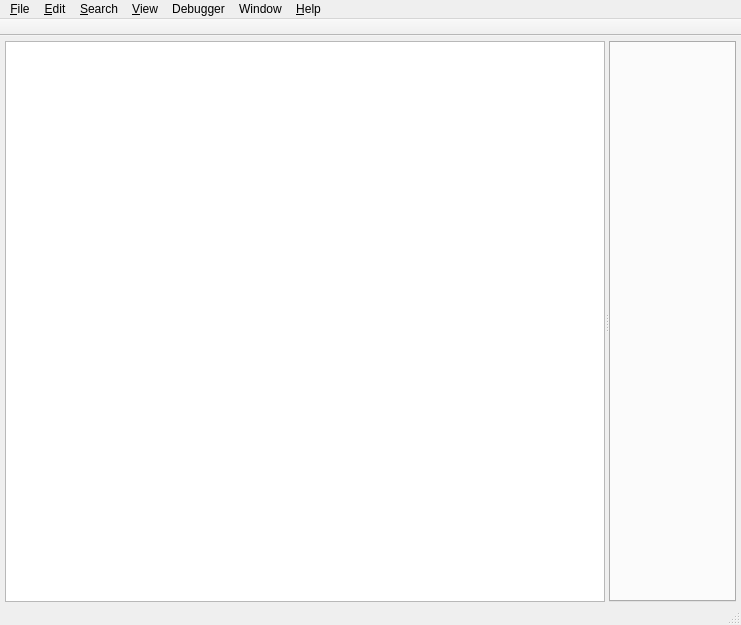
<?xml version="1.0" encoding="UTF-8"?>
<ui version="4.0">
 <class>MainWindow</class>
 <widget class="QMainWindow" name="MainWindow">
  <property name="geometry">
   <rect>
    <x>0</x>
    <y>0</y>
    <width>741</width>
    <height>625</height>
   </rect>
  </property>
  <property name="minimumSize">
   <size>
    <width>500</width>
    <height>500</height>
   </size>
  </property>
  <property name="windowTitle">
   <string>Dexpire | Interactive Dex Disassembler</string>
  </property>
  <property name="windowIcon">
   <iconset resource="icons.qrc">
    <normaloff>:/icons/icon.png</normaloff>:/icons/icon.png</iconset>
  </property>
  <property name="statusTip">
   <string/>
  </property>
  <widget class="QWidget" name="centralWidget">
   <widget class="QSplitter" name="splitter">
    <property name="geometry">
     <rect>
      <x>5</x>
      <y>5</y>
      <width>731</width>
      <height>561</height>
     </rect>
    </property>
    <property name="orientation">
     <enum>Qt::Horizontal</enum>
    </property>
    <property name="handleWidth">
     <number>4</number>
    </property>
    <widget class="QTreeView" name="treeView">
     <property name="sizePolicy">
      <sizepolicy hsizetype="Preferred" vsizetype="Preferred">
       <horstretch>0</horstretch>
       <verstretch>0</verstretch>
      </sizepolicy>
     </property>
     <property name="frameShape">
      <enum>QFrame::StyledPanel</enum>
     </property>
     <property name="frameShadow">
      <enum>QFrame::Plain</enum>
     </property>
    </widget>
    <widget class="QTabWidget" name="tabWidget">
     <property name="minimumSize">
      <size>
       <width>0</width>
       <height>0</height>
      </size>
     </property>
     <property name="tabShape">
      <enum>QTabWidget::Rounded</enum>
     </property>
     <property name="currentIndex">
      <number>-1</number>
     </property>
     <property name="iconSize">
      <size>
       <width>10</width>
       <height>10</height>
      </size>
     </property>
     <property name="usesScrollButtons">
      <bool>true</bool>
     </property>
     <property name="tabsClosable">
      <bool>true</bool>
     </property>
     <property name="movable">
      <bool>true</bool>
     </property>
    </widget>
   </widget>
  </widget>
  <widget class="QMenuBar" name="menuBar">
   <property name="geometry">
    <rect>
     <x>0</x>
     <y>0</y>
     <width>741</width>
     <height>21</height>
    </rect>
   </property>
   <widget class="QMenu" name="menuFile">
    <property name="title">
     <string>&amp;File</string>
    </property>
    <widget class="QMenu" name="menuExport_As">
     <property name="enabled">
      <bool>false</bool>
     </property>
     <property name="title">
      <string>Export As</string>
     </property>
     <property name="icon">
      <iconset resource="icons.qrc">
       <normaloff>:/icons/export.png</normaloff>:/icons/export.png</iconset>
     </property>
     <addaction name="actionEclipse_Project"/>
     <addaction name="actionIntelliJ_IDEA_Project"/>
    </widget>
    <addaction name="actionOpen"/>
    <addaction name="separator"/>
    <addaction name="actionSave_Class"/>
    <addaction name="actionSave_All"/>
    <addaction name="menuExport_As"/>
    <addaction name="separator"/>
    <addaction name="actionQuit"/>
   </widget>
   <widget class="QMenu" name="menuEdit">
    <property name="title">
     <string>&amp;Edit</string>
    </property>
   </widget>
   <widget class="QMenu" name="menuSearch">
    <property name="title">
     <string>&amp;Search</string>
    </property>
   </widget>
   <widget class="QMenu" name="menuHelp">
    <property name="title">
     <string>&amp;Help</string>
    </property>
    <addaction name="actionUser_Manual"/>
    <addaction name="separator"/>
    <addaction name="actionAbout"/>
   </widget>
   <widget class="QMenu" name="menuView">
    <property name="title">
     <string>&amp;View</string>
    </property>
    <widget class="QMenu" name="menuDex_Structure">
     <property name="title">
      <string>Dex Structure</string>
     </property>
     <property name="icon">
      <iconset resource="icons.qrc">
       <normaloff>:/icons/dex.png</normaloff>:/icons/dex.png</iconset>
     </property>
     <addaction name="actionStructure_Map"/>
     <addaction name="actionDex_Disassembly"/>
     <addaction name="actionJava_Source"/>
     <addaction name="separator"/>
     <addaction name="actionStrings_Table"/>
     <addaction name="actionTypes_Table"/>
     <addaction name="actionMethods_Table"/>
     <addaction name="actionFields_Table"/>
    </widget>
    <widget class="QMenu" name="menuAPK_Structure">
     <property name="title">
      <string>APK Structure</string>
     </property>
     <property name="icon">
      <iconset resource="icons.qrc">
       <normaloff>:/icons/package_obj.png</normaloff>:/icons/package_obj.png</iconset>
     </property>
     <addaction name="actionAndroid_Manifest"/>
     <addaction name="actionResources"/>
     <addaction name="actionCertificates"/>
    </widget>
    <addaction name="menuAPK_Structure"/>
    <addaction name="menuDex_Structure"/>
   </widget>
   <widget class="QMenu" name="menuDebugger">
    <property name="title">
     <string>Debugger</string>
    </property>
   </widget>
   <widget class="QMenu" name="menuWindow">
    <property name="title">
     <string>Window</string>
    </property>
   </widget>
   <addaction name="menuFile"/>
   <addaction name="menuEdit"/>
   <addaction name="menuSearch"/>
   <addaction name="menuView"/>
   <addaction name="menuDebugger"/>
   <addaction name="menuWindow"/>
   <addaction name="menuHelp"/>
  </widget>
  <widget class="QToolBar" name="mainToolBar">
   <property name="maximumSize">
    <size>
     <width>16777215</width>
     <height>36</height>
    </size>
   </property>
   <property name="windowTitle">
    <string/>
   </property>
   <property name="movable">
    <bool>false</bool>
   </property>
   <property name="allowedAreas">
    <set>Qt::NoToolBarArea</set>
   </property>
   <property name="floatable">
    <bool>false</bool>
   </property>
   <attribute name="toolBarArea">
    <enum>TopToolBarArea</enum>
   </attribute>
   <attribute name="toolBarBreak">
    <bool>false</bool>
   </attribute>
  </widget>
  <widget class="QStatusBar" name="statusBar"/>
  <action name="actionUser_Manual">
   <property name="text">
    <string>User Manual</string>
   </property>
  </action>
  <action name="actionAbout">
   <property name="text">
    <string>About</string>
   </property>
  </action>
  <action name="actionOpen">
   <property name="icon">
    <iconset resource="icons.qrc">
     <normaloff>:/icons/document-open-folder.png</normaloff>:/icons/document-open-folder.png</iconset>
   </property>
   <property name="text">
    <string>Open</string>
   </property>
   <property name="shortcut">
    <string>Ctrl+O</string>
   </property>
  </action>
  <action name="actionSave_Class">
   <property name="icon">
    <iconset resource="icons.qrc">
     <normaloff>:/icons/save.png</normaloff>:/icons/save.png</iconset>
   </property>
   <property name="text">
    <string>Save Class</string>
   </property>
   <property name="shortcut">
    <string>Ctrl+S</string>
   </property>
  </action>
  <action name="actionSave_All">
   <property name="icon">
    <iconset resource="icons.qrc">
     <normaloff>:/icons/save-all.png</normaloff>:/icons/save-all.png</iconset>
   </property>
   <property name="text">
    <string>Save All</string>
   </property>
   <property name="shortcut">
    <string>Ctrl+Shift+S</string>
   </property>
  </action>
  <action name="actionQuit">
   <property name="icon">
    <iconset resource="icons.qrc">
     <normaloff>:/icons/close.png</normaloff>:/icons/close.png</iconset>
   </property>
   <property name="text">
    <string>Quit</string>
   </property>
   <property name="shortcut">
    <string>Ctrl+Q</string>
   </property>
  </action>
  <action name="actionEclipse_Project">
   <property name="icon">
    <iconset resource="icons.qrc">
     <normaloff>:/icons/eclipse.png</normaloff>:/icons/eclipse.png</iconset>
   </property>
   <property name="text">
    <string>Eclipse Project</string>
   </property>
  </action>
  <action name="actionIntelliJ_IDEA_Project">
   <property name="icon">
    <iconset resource="icons.qrc">
     <normaloff>:/icons/intellij.png</normaloff>:/icons/intellij.png</iconset>
   </property>
   <property name="text">
    <string>IntelliJ IDEA Project</string>
   </property>
  </action>
  <action name="actionDex_Disassembly">
   <property name="text">
    <string>Dex Disassembly</string>
   </property>
   <property name="shortcut">
    <string>Ctrl+2</string>
   </property>
  </action>
  <action name="actionResources">
   <property name="text">
    <string>Resources</string>
   </property>
   <property name="shortcut">
    <string>Ctrl+Shift+@</string>
   </property>
  </action>
  <action name="actionStructure_Map">
   <property name="text">
    <string>Class Structure</string>
   </property>
   <property name="shortcut">
    <string>Ctrl+1</string>
   </property>
  </action>
  <action name="actionStrings_Table">
   <property name="text">
    <string>Strings Table</string>
   </property>
   <property name="shortcut">
    <string>Ctrl+4</string>
   </property>
  </action>
  <action name="actionTypes_Table">
   <property name="text">
    <string>Types Table</string>
   </property>
   <property name="shortcut">
    <string>Ctrl+5</string>
   </property>
  </action>
  <action name="actionMethods_Table">
   <property name="text">
    <string>Methods Table</string>
   </property>
   <property name="shortcut">
    <string>Ctrl+6</string>
   </property>
  </action>
  <action name="actionFields_Table">
   <property name="text">
    <string>Fields Table</string>
   </property>
   <property name="shortcut">
    <string>Ctrl+7</string>
   </property>
  </action>
  <action name="actionJava_Source">
   <property name="text">
    <string>Java Source</string>
   </property>
   <property name="shortcut">
    <string>Ctrl+3</string>
   </property>
  </action>
  <action name="actionAndroid_Manifest">
   <property name="text">
    <string>Android Manifest</string>
   </property>
   <property name="shortcut">
    <string>Ctrl+Shift+!</string>
   </property>
  </action>
  <action name="actionCertificates">
   <property name="text">
    <string>Certificates</string>
   </property>
   <property name="shortcut">
    <string>Ctrl+Shift+#</string>
   </property>
  </action>
 </widget>
 <layoutdefault spacing="6" margin="11"/>
 <resources>
  <include location="icons.qrc"/>
 </resources>
 <connections>
  <connection>
   <sender>actionQuit</sender>
   <signal>triggered()</signal>
   <receiver>MainWindow</receiver>
   <slot>close()</slot>
   <hints>
    <hint type="sourcelabel">
     <x>-1</x>
     <y>-1</y>
    </hint>
    <hint type="destinationlabel">
     <x>370</x>
     <y>312</y>
    </hint>
   </hints>
  </connection>
 </connections>
</ui>
